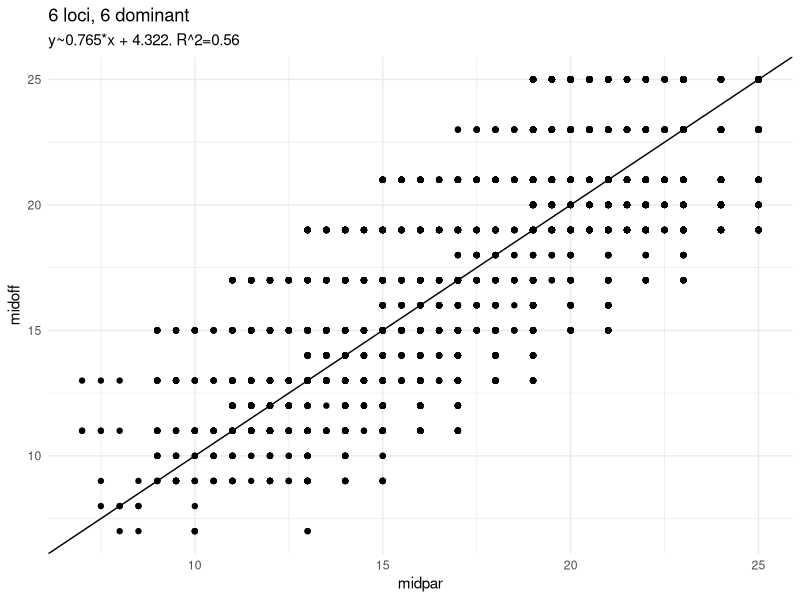
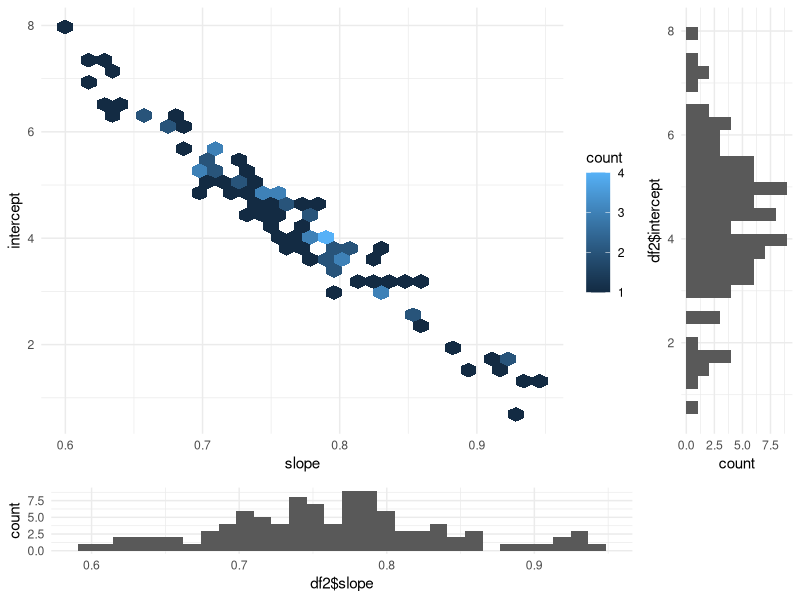
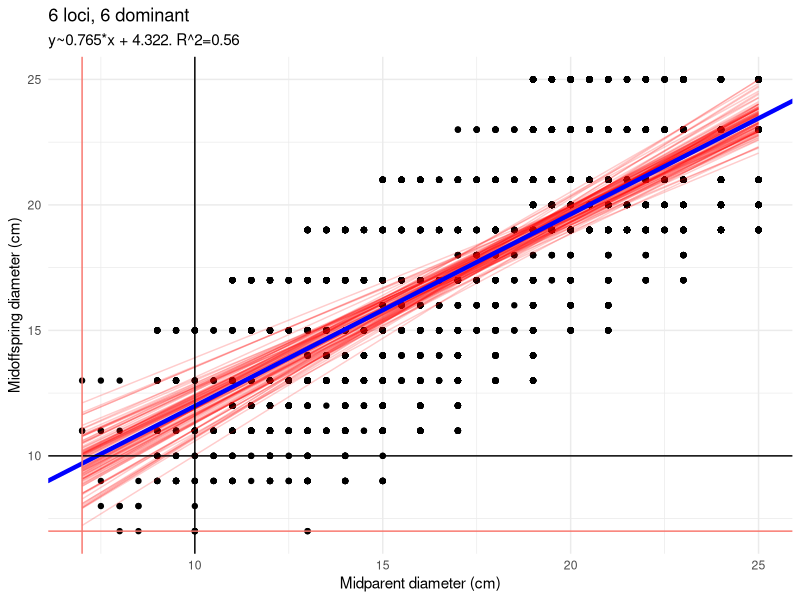

Write the R code that produced these figures, in order.
library(tidyverse)
library(broom)
library(patchwork)

num_simulations <- 100
num_groups <- 30

number_loci <- 6
min_num_hetero <- 3
possible_num_homo <- 0:(number_loci-min_num_hetero)

number_of_dom <- 6 # Number of dominant loci
number_of_add <- number_loci - number_of_dom
add_vec <- rep("ADD",number_of_add)
dom_vec <- rep("DOM",number_of_dom)
all_effect <- c(add_vec,dom_vec)
all_effect <- sample(all_effect,size=number_loci,replace = FALSE)
effect_A1 <- +1 # Value +1
effect_A2 <- 0 # Value -1
mid_effect <- mean(c(effect_A1,effect_A2)) # Value 0

effect_a1 <- effect_A1-mid_effect # Value +a
effect_a2 <- effect_A2-mid_effect # Value -a
# Additive d=0, complete dominance d=a1, partial dominance mid<d<a1,
# Overdominance d>a1, underdominance. d<a1
effect_d <- 0.5

#env_range <- round(rnorm(n = 1000,mean=0,sd=1),2) # Normal distribution
env_range <- c(-3:-1,1,3) # Uniform distribution, with expected value 0
env_effect <- 1 # Multiplier of the env_effect
epistasis <- FALSE # Turn to activate epistasis
epistasis_level <- 6 # If N loci have at least 1 A1
epistasis_value <- +10 # add X to the genotypic value
baseline <- 10
minimum_pheno_value <- baseline+env_effect*min(env_range)

slope_vec <- c()
intercept_vec <- c()
R.squared_vec <- c()
plot_vec <- list()
all_sim <- list()
for (simulation in 1:num_simulations){
all_data <- list()

for (group in 1:num_groups){

sample_genotype <- function(num_loci){
  hom <- sample(possible_num_homo,1) # How many loci are homozygote per genotype
  het <- num_loci-hom # How many loci are heterozygote per genotype
  hom_vec <- rep("HOM",hom)
  het_vec <- rep("HET",het)
  
  all_loci <- c(hom_vec,het_vec)
  all_loci <- sample(all_loci,size=num_loci,replace = FALSE) #vector with homo/heterozygote values
  chromosome1 <- sample(c("A1","A2"),num_loci,replace=TRUE) # random values for A1 or A2 in one chromosome
  chromosome2 <- c()
  for (i in seq_along(all_loci)){ # For every loci:
    if (all_loci[i]=="HOM"){ # If value is homozygote
      chromosome2[i] <- chromosome1[i] # The second chromosome has the same value
    } else if(all_loci[i]=="HET"){ # If value is heterozygote
      if (chromosome1[i]=="A1"){ # and the chromosome 1 is A1
        chromosome2[i] <- "A2" # chromosome 2 is A2
      } else if (chromosome1[i]=="A2"){ # and the chromosome 1 is A2
        chromosome2[i] <- "A1" # chromosome 2 is A1
      } 
    else{print("error")}
    }
    
  genotype <- rbind(chromosome1,chromosome2) # Bind both chromosomes to form a genotype
  return(genotype)
}
}

# Sample 4 parental genotypes:
par1 <- sample_genotype(number_loci) 
par2 <- sample_genotype(number_loci)
par3 <- sample_genotype(number_loci)
par4 <- sample_genotype(number_loci)
all_geno <- list(par1,par2,par3,par4)
names(all_geno) <- c("par1","par2","par3","par4")

# Given two parental genotypes, generate 2 gametes and combine them
get_offspring <- function(genotype1,genotype2){
  gamete1 <- c()
  for (i in 1:dim(genotype1)[2]){
    if (genotype1[1,i]==genotype1[2,i]){
      # If locus is homozygote, position is the same 
      gamete1[i] <- genotype1[1,i]
    } else if (genotype1[1,i]!=genotype1[2,i]){
      # If locus is heterozygote, roll a coin 
      gamete1[i] <- sample(c(genotype1[1,i],genotype1[2,i]),1)
    }
  }
  
  gamete2 <- c()
  for (i in 1:dim(genotype2)[2]){
    if (genotype2[1,i]==genotype2[2,i]){
      # If locus is homozygote, position is the same 
      gamete2[i] <- genotype2[1,i]
    } else if (genotype2[1,i]!=genotype2[2,i]){
      # If locus is heterozygote, roll a coin 
      gamete2[i] <- sample(c(genotype2[1,i],genotype2[2,i]),1)
    }
  }
  
  # Combine both gametes to make a new genotype
  new_genotype <- rbind(gamete1,gamete2)
  return(new_genotype)
}


# Get phenotype given a genotype, additive, dominance, environment and epistasis.
get_phenotype <- function(geno,baseline=baseline,
                          effect_a1,effect_a2,effect_d){
  effect_val <- c()
  for (e in seq_along(all_effect)){ # For every loci
    if (all_effect[e]=="DOM"){ # If the locus is dominant:
      effect_val[e] <- ifelse(par1[1,e]=="A1"&par2[2,e]=="A1",
                              2*(mid_effect+effect_a1),
                                  ifelse(par1[1,e]=="A1"&par2[2,e]=="A2"|
                                           par1[1,e]=="A2"&par2[2,e]=="A1",
                                         mid_effect+effect_d+mid_effect+effect_d,
                                         ifelse(par1[1,e]=="A2"&par2[2,e]=="A2",
                                                2*(mid_effect+effect_a2))))
      
      
    } else if(all_effect[e]=="ADD"){ # If the locus is additive:
      effect_val[e] <- ifelse(par1[1,e]=="A1"&par2[2,e]=="A1",
                              2*(mid_effect+effect_a1),
                              ifelse(par1[1,e]=="A1"&par2[2,e]=="A2"|
                                       par1[1,e]=="A2"&par2[2,e]=="A1",
                                     mid_effect+effect_a1+mid_effect+effect_a2,
                                     ifelse(par1[1,e]=="A2"&par2[2,e]=="A2",
                                            2*(mid_effect+effect_a2))))
    }  
      else{print("error")}
  }
  
  # Epistasis term:
  if(epistasis==TRUE){ #If epistasis is present
    epis_val <- ifelse(sum(effect_val>=1)>=epistasis_level,TRUE,FALSE)
    geno_val <- ifelse(epis_val,sum(effect_val)+epistasis_value,sum(effect_val))
  } else{
    # No epistasis:
    geno_val <- sum(effect_val)
  }
  

  env_val <- sample(env_range,size=1) # Sample the environmental range
  pheno <- baseline+env_effect*env_val+geno_val
  return(c(baseline,env_val,geno_val,pheno))
}

pheno_par1 <- get_phenotype(par1,baseline=baseline,
                            effect_a1=effect_a1,
                            effect_a2=effect_a2,
                            effect_d=effect_d)
pheno_par2 <- get_phenotype(par2,baseline=baseline,
                            effect_a1=effect_a1,
                            effect_a2=effect_a2,
                            effect_d=effect_d)
pheno_par3 <- get_phenotype(par3,baseline=baseline,
                            effect_a1=effect_a1,
                            effect_a2=effect_a2,
                            effect_d=effect_d)
pheno_par4 <- get_phenotype(par4,baseline=baseline,
                            effect_a1=effect_a1,
                            effect_a2=effect_a2,
                            effect_d=effect_d)

pheno_table <- rbind(pheno_par1,pheno_par2,
      pheno_par3,pheno_par4) 
name <- gsub("pheno_","",rownames(pheno_table))
pheno_table <- pheno_table |> as_tibble()
pheno_table$name <- name
colnames(pheno_table) <- c("baseline","environment_val",
                           "genotype_val","phenotype_val","name")

all_parents_phenotypes_sorted <- pheno_table |> 
  arrange(phenotype_val)

small_parents <- all_parents_phenotypes_sorted[1:2,]
large_parents <- all_parents_phenotypes_sorted[3:4,]


offspring1_large <- get_offspring(get(pull(large_parents[1,5])),get(pull(large_parents[2,5])))
offspring2_large <- get_offspring(get(pull(large_parents[1,5])),get(pull(large_parents[2,5])))
pheno_large_off1 <- get_phenotype(offspring1_large,baseline=baseline,
                                  effect_a1=effect_a1,
                                  effect_a2=effect_a2,
                                  effect_d=effect_d)
pheno_large_off2 <- get_phenotype(offspring2_large,baseline=baseline,
                                  effect_a1=effect_a1,
                                  effect_a2=effect_a2,
                                  effect_d=effect_d)
offspring1_small <- get_offspring(get(pull(small_parents[1,5])),get(pull(small_parents[2,5])))
offspring2_small <- get_offspring(get(pull(small_parents[1,5])),get(pull(small_parents[2,5])))
pheno_small_off1 <- get_phenotype(offspring1_small,baseline=baseline,
                                  effect_a1=effect_a1,
                                  effect_a2=effect_a2,
                                  effect_d=effect_d)
pheno_small_off2 <- get_phenotype(offspring2_small,baseline=baseline,
                                  effect_a1=effect_a1,
                                  effect_a2=effect_a2,
                                  effect_d=effect_d)
midparent_large <- mean(large_parents$phenotype_val)
midparent_small <- mean(small_parents$phenotype_val)

midoffspring_large <- mean(pheno_large_off1[4],pheno_large_off2[4])
midoffspring_small <- mean(pheno_small_off1[4],pheno_small_off2[4])

all_data[[group]] <- c(group,unlist(large_parents[1,c(-1,-5)]),
                     unlist(large_parents[2,c(-1,-5)]),
                     midparent_large,
                     pheno_large_off1[-1],
                     pheno_large_off2[-1],
                     midoffspring_large,
                     unlist(small_parents[1,c(-1,-5)]),
                     unlist(small_parents[2,c(-1,-5)]),
                     midparent_small,
                     pheno_small_off1[-1],
                     pheno_small_off2[-1],
                     midoffspring_small)
}

all_data_df <- do.call("rbind",all_data)
colnames(all_data_df) <- c("group","largep_env1","largep_geno1","largep_pheno1",
                           "largep_env2","largep_geno2","largep_pheno2",
                           "large_midpar",
                           "largeo_env1","largeo_geno1","largeo_pheno1",
                           "largeo_env2","largeo_geno2","largeo_pheno2",
                           "large_moff",
                           "smallp_env1","smallp_geno1","smallp_pheno1",
                           "smallp_env2","smallp_geno2","smallp_pheno2",
                           "small_midpar",
                           "smallo_env1","smallo_geno1","smallo_pheno1",
                           "smallo_env2","smallo_geno2","smallo_pheno2",
                           "small_midoff")

large_df <- all_data_df[,1:15] |> as.data.frame()
large_df$type <- "large"
colnames(large_df) <- c("group","p_env1","p_geno1","p_pheno1",
                        "p_env2","p_geno2","p_pheno2",
                        "midpar",
                        "o_env1","o_geno1","o_pheno1",
                        "o_env2","o_geno2","o_pheno2",
                        "midoff","type")
small_df <- all_data_df[,c(1,16:29)]|> as.data.frame()
small_df$type <- "small"
colnames(small_df) <- c("group","p_env1","p_geno1","p_pheno1",
                        "p_env2","p_geno2","p_pheno2",
                        "midpar",
                        "o_env1","o_geno1","o_pheno1",
                        "o_env2","o_geno2","o_pheno2",
                        "midoff","type")

all_data_df2 <- rbind(large_df,
                      small_df)

all_sim[[simulation]] <- all_data_df2
mod1 <- lm(midoff~midpar,all_data_df2)
glance(mod1)

slope <- pull(round(tidy(mod1)[2,2],3))
intercept <- pull(round(tidy(mod1)[1,2],3))
r.squared <- pull(round(glance(mod1)[1],3))


slope_vec[[simulation]] <- slope
intercept_vec[[simulation]] <- intercept
R.squared_vec[[simulation]] <- r.squared

subtitle1 <- paste0("y~",
       slope,
       "*x + ",
       intercept,
       ". R^2=",
       r.squared)
       

plot_vec[[simulation]] <- all_data_df2 |> 
  ggplot(aes(x=midpar,y=midoff))+
  theme_minimal()+
  geom_point()+
  geom_abline()+
  ggtitle(subtitle1)

}

# Data for 1000 simulations:

slope_vec <- unlist(slope_vec)
intercept_vec <- unlist(intercept_vec)
R.squared_vec <- unlist(R.squared_vec)
names(all_sim) <- paste0("Simulation",1:length(all_sim))
df <- bind_rows(all_sim, .id = "simulation_name")

mod2 <- lm(midoff~midpar,df)
glance(mod2)

slope <- pull(round(tidy(mod2)[2,2],3))
intercept <- pull(round(tidy(mod2)[1,2],3))
r.squared <- pull(round(glance(mod2)[1],3))

title1 <- paste0(number_loci," loci, ",number_of_dom, " dominant")

subtitle1 <- paste0("y~",
                 slope,
                 "*x + ",
                 intercept,
                 ". R^2=",
                 r.squared)

df |> 
  ggplot(aes(x=midpar,y=midoff))+
  geom_point()+
  geom_abline()+
  theme_minimal()+
  labs(title=title1,
          subtitle=subtitle1)


regression_lines_df <- data.frame()

# Loop through each slope and intercept combination
for (i in 1:length(slope_vec)) {
  # Calculate the endpoints of the line using the range of x values
  x_range <- range(df$midpar)
  y_range <- slope_vec[i] * x_range + intercept_vec[i]
  
  # Create a dataframe for this line
  line_df <- data.frame(x = x_range, y = y_range)
  
  # Add a column to identify the simulation
  line_df$simulation <- paste0("Simulation ", i)
  
  # Add this line to the dataframe storing all regression lines
  regression_lines_df <- rbind(regression_lines_df, line_df)
}

# Plot the original points and regression lines
p1 <- df |> 
  ggplot(aes(x = midpar, y = midoff)) +
  geom_point() +
  geom_line(data = regression_lines_df,
            aes(x = x, y = y, group = simulation),
            color = "red", alpha = 0.2) +
  geom_abline(slope=mean(slope_vec),
              intercept=mean(intercept_vec),
              col="blue",lwd=1.5)+
  xlab("Midparent diameter (cm)")+
  ylab("Midoffspring diameter (cm)")+
  theme_minimal() +
  labs(title=title1,
          subtitle=subtitle1)+
  geom_vline(aes(xintercept=10))+
  geom_hline(aes(yintercept=10))+
  geom_vline(aes(xintercept=minimum_pheno_value,col="red"))+
  geom_hline(aes(yintercept=minimum_pheno_value,col="red"))+
  theme(legend.position = "none")
  

sum(slope_vec<=0.45)/length(slope_vec)

print(paste0("Heritability less than 0=",sum(slope_vec<=0)/length(slope_vec)))

df2 <- cbind(slope=slope_vec,intercept=intercept_vec) |> 
  as.data.frame()

scatter <- df2 |> 
  ggplot(aes(x=slope,y=intercept))+
  theme_minimal()+
  geom_hex()

hist_bottom <- ggplot()+geom_histogram(aes(df2$slope))+theme_minimal()
hist_right <- ggplot()+geom_histogram(aes(df2$intercept))+coord_flip()+theme_minimal()
empty <- ggplot()+geom_point(aes(1,1), colour="white")+
  theme(axis.ticks=element_blank(), 
        panel.background=element_blank(), 
        axis.text.x=element_blank(), axis.text.y=element_blank(),           
        axis.title.x=element_blank(), axis.title.y=element_blank())

library(gridExtra)
p2 <- grid.arrange(scatter, 
             hist_right,
             hist_bottom, 
             empty,
             ncol=2, nrow=2, widths=c(4, 1), heights=c(4, 1))

p1
